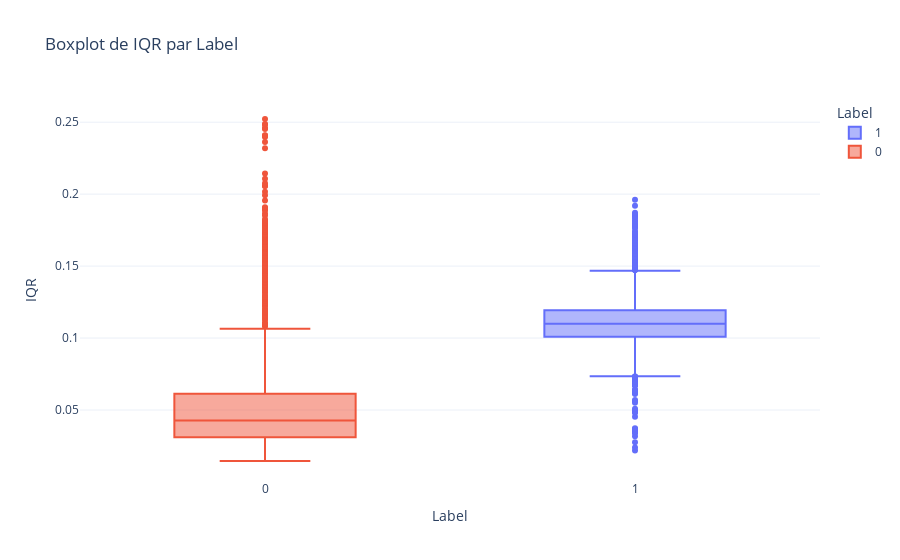

Write notebook code for a chart like this one.
### Code cell
fig = px.box(
    data,
    x="label", 
    y="IQR", 
    color="label",  
    title="Boxplot de IQR par Label",
    labels={"label": "Label", "IQR": "IQR"},
    template="plotly_white"  
)

fig.show()

### Figure 1 — Plotly figure (JSON) as saved in the notebook; plotly's stock layout.template omitted (floating-point values rounded to 4 significant figures; data arrays with more than 128 entries replaced by an {"elided": "..."} marker saying what was removed)
{"data": [{"alignmentgroup": "True", "hovertemplate": "Label=%{x}<br>IQR=%{y}<extra></extra>", "legendgroup": "1", "marker": {"color": "#636efa"}, "name": "1", "notched": false, "offsetgroup": "1", "orientation": "v", "showlegend": true, "type": "box", "x": {"elided": "1584 int values"}, "x0": " ", "xaxis": "x", "y": {"elided": "1584 float values"}, "y0": " ", "yaxis": "y"}, {"alignmentgroup": "True", "hovertemplate": "Label=%{x}<br>IQR=%{y}<extra></extra>", "legendgroup": "0", "marker": {"color": "#EF553B"}, "name": "0", "notched": false, "offsetgroup": "0", "orientation": "v", "showlegend": true, "type": "box", "x": {"elided": "1584 int values"}, "x0": " ", "xaxis": "x", "y": {"elided": "1584 float values"}, "y0": " ", "yaxis": "y"}], "layout": {"boxmode": "overlay", "legend": {"title": {"text": "Label"}, "tracegroupgap": 0}, "title": {"text": "Boxplot de IQR par Label"}, "xaxis": {"anchor": "y", "categoryarray": [1, 0], "categoryorder": "array", "domain": [0, 1], "title": {"text": "Label"}}, "yaxis": {"anchor": "x", "domain": [0, 1], "title": {"text": "IQR"}}}}
